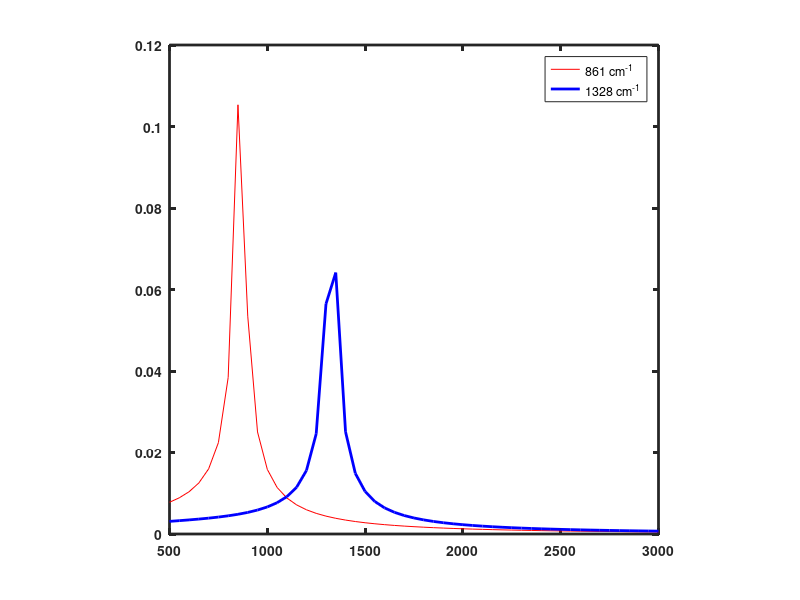

The MATLAB source for this figure: (Note: this script raises an error after producing the figure.)
clear all
load 2dOffRR2d
load FSRSOff2d

iw_FSRS=find(FSRS_OffRes_2d_dws==0);
iw_2dRR=find(OffRes_2dRR_2d_dws==0);


figure;plot(FSRS_OffRes_2d_dvibs,FSRS_OffRes_2d_Ratio(:,iw_FSRS,1),'r-',...
    FSRS_OffRes_2d_dvibs,FSRS_OffRes_2d_Ratio(:,iw_FSRS,2),'b-',...
    'linewidth',2)
set(gca,'linewidth',2,'fontsize',10,'fontweight','bold');axis square;
l=legend('861 cm^{-1}','1328 cm^{-1}');l.Position=[0.545 0.7992 0.215 0.0952];
xlabel({'\omega_{vib}/2\pic (cm^{-1})'});
ylabel({'|E^{(3)}_{Solute-Solvent,Cas}|/|E^{(5)}_{FSRS}|'});
xlim([500 FSRS_OffRes_2d_dvibs(end)]);

max_FSRS=max(max(max(FSRS_OffRes_2d_Ratio)));
p = get(gca, 'Position');
h_861 = axes('Parent', gcf, 'Position', [p(1)+.396 p(2)+.4 p(3)-.55 p(4)-.55]);
contourf(h_861,FSRS_OffRes_2d_dws,FSRS_OffRes_2d_dvibs,...
    FSRS_OffRes_2d_Ratio(:,:,1),50,'edgecolor','none');
y=ylabel({'\omega_{vib}/2\pic (cm^{-1})'},'position',[-4.5085 0.7 0.001]*1e3);
colormap jet;caxis([0 max_FSRS]);
c=colorbar('fontsize',8,'position',[0.74 0.254 0.02 0.523]);
set(h_861,'linewidth',2,'fontsize',8,'fontweight','bold',...
    'ytick',861,'xticklabel',{[]});
 axis square;
h_1328 = axes('Parent', gcf, 'Position', [p(1)+.396 p(2)+.14 p(3)-.55 p(4)-.55]);
contourf(FSRS_OffRes_2d_dws,FSRS_OffRes_2d_dvibs,...
    FSRS_OffRes_2d_Ratio(:,:,2),50,'edgecolor','none');
xlabel('(\omega_{AP} - \omega_{eg})/2\pic (cm^{-1})');
colormap jet;caxis([0 max_FSRS]);
set(h_1328,'linewidth',2,'fontsize',8,'fontweight','bold',...
    'ytick',1328);
 axis square;


% 2dRR
figure;plot(OffRes_2dRR_2d_dvibs,OffRes_2dRR_2d_Ratio(:,iw_2dRR,1),'r-',...
    OffRes_2dRR_2d_dvibs,OffRes_2dRR_2d_Ratio(:,iw_2dRR,2),'b-',...
    'linewidth',2)
set(gca,'linewidth',2,'fontsize',10,'fontweight','bold');axis square;
l=legend('861 cm^{-1}','1328 cm^{-1}');l.Position=[0.545 0.7992 0.215 0.0952];
xlabel({'\omega_{vib}/2\pic (cm^{-1})'});
ylabel({'|E^{(3)}_{Solute-Solvent,Cas}|/|E^{(5)}_{2DRR}|'});
xlim([500 OffRes_2dRR_2d_dvibs(end)]);

max_2dRR=max(max(max(OffRes_2dRR_2d_Ratio)));
p = get(gca, 'Position');
h_861 = axes('Parent', gcf, 'Position', [p(1)+.396 p(2)+.4 p(3)-.55 p(4)-.55]);
contourf(h_861,OffRes_2dRR_2d_dws,OffRes_2dRR_2d_dvibs,...
    OffRes_2dRR_2d_Ratio(:,:,1),50,'edgecolor','none');
y=ylabel({'\omega_{vib}/2\pic (cm^{-1})'},'position',[-4.5085 0.7 0.001]*1e3);
colormap jet;caxis([0 max_2dRR]);
c=colorbar('fontsize',8,'position',[0.74 0.254 0.02 0.523]);
set(h_861,'linewidth',2,'fontsize',8,'fontweight','bold',...
    'ytick',861,'xticklabel',{[]});
 axis square;
h_1328 = axes('Parent', gcf, 'Position', [p(1)+.396 p(2)+.14 p(3)-.55 p(4)-.55]);
contourf(OffRes_2dRR_2d_dws,OffRes_2dRR_2d_dvibs,...
    OffRes_2dRR_2d_Ratio(:,:,2),50,'edgecolor','none');
xlabel('(\omega_L - \omega_{eg})/2\pic (cm^{-1})');
colormap jet;caxis([0 max_2dRR]);
set(h_1328,'linewidth',2,'fontsize',8,'fontweight','bold',...
    'ytick',1328);
 axis square;
% annotation(gcf,'textbox',tpos(1,:),...
%     'String',tstr(1),'EdgeColor','none',...
%     'fontweight','bold','fontsize',10,'Color',[1 1 1]);
